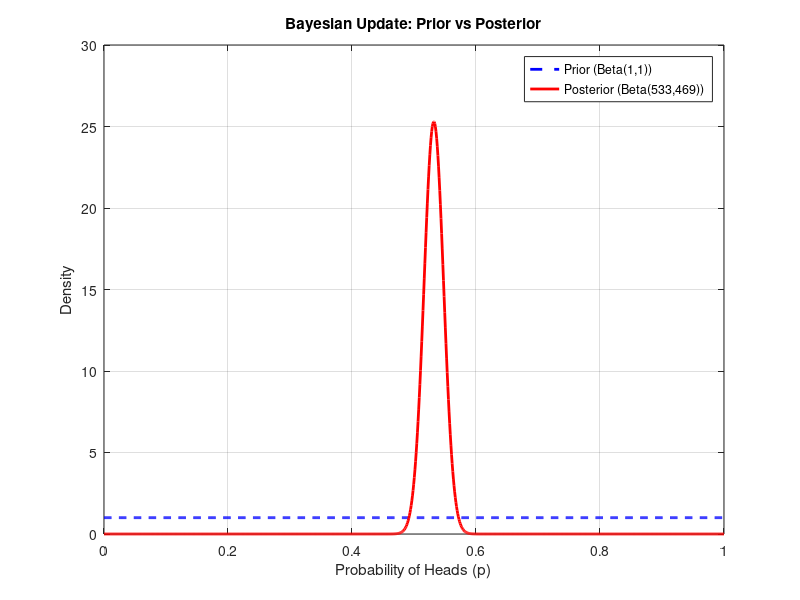

MATLAB code to generate this figure:
% Bayesian Coin Toss Analysis using MATLAB Built-in Functions
clear; clc; close all;

% Define experiment parameters
n = 1000;          % Total number of coin tosses
p_true = 0.52;     % True probability of heads
tosses = rand(n, 1) < p_true;  % Simulate coin tosses (1 = Head, 0 = Tail)
numHeads = sum(tosses);   % Count number of heads
numTails = n - numHeads;  % Count number of tails

fprintf('Number of Heads: %d\n', numHeads);
fprintf('Number of Tails: %d\n', numTails);

% Define prior parameters (Uniform prior: Beta(1,1))
alpha_prior = 1;
beta_prior = 1;

% Compute posterior parameters (Bayesian update)
alpha_post = alpha_prior + numHeads;
beta_post = beta_prior + numTails;

% Define range of probability values for plotting
p_values = linspace(0, 1, 1000);  

% Compute the Prior Distribution (Beta PDF)
% betapdf can be also implemented, instead of using the inbuilt function
prior_pdf = betapdf(p_values, alpha_prior, beta_prior);

% Compute the Posterior Distribution (Updated Beta PDF)
posterior_pdf = betapdf(p_values, alpha_post, beta_post);

% Plot Prior and Posterior Distributions
figure;
plot(p_values, prior_pdf, 'b--', 'LineWidth', 2); hold on;  % Prior (blue dashed)
plot(p_values, posterior_pdf, 'r-', 'LineWidth', 2);  % Posterior (red solid)
xlabel('Probability of Heads (p)');
ylabel('Density');
title('Bayesian Update: Prior vs Posterior');
legend('Prior (Beta(1,1))', sprintf('Posterior (Beta(%d,%d))', alpha_post, beta_post));
grid on;
hold off;
